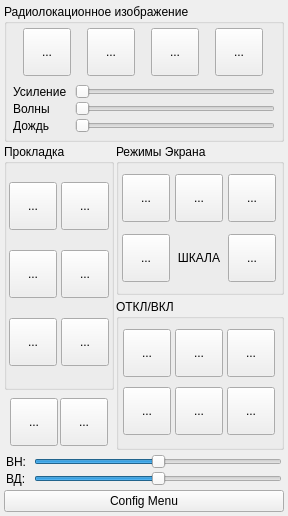
<?xml version="1.0" encoding="UTF-8"?>
<ui version="4.0">
 <class>RLIControlWidget</class>
 <widget class="QWidget" name="RLIControlWidget">
  <property name="geometry">
   <rect>
    <x>0</x>
    <y>0</y>
    <width>288</width>
    <height>516</height>
   </rect>
  </property>
  <property name="sizePolicy">
   <sizepolicy hsizetype="Fixed" vsizetype="Fixed">
    <horstretch>0</horstretch>
    <verstretch>0</verstretch>
   </sizepolicy>
  </property>
  <property name="minimumSize">
   <size>
    <width>288</width>
    <height>516</height>
   </size>
  </property>
  <property name="maximumSize">
   <size>
    <width>292</width>
    <height>516</height>
   </size>
  </property>
  <property name="windowTitle">
   <string>Form</string>
  </property>
  <property name="autoFillBackground">
   <bool>true</bool>
  </property>
  <layout class="QVBoxLayout" name="verticalLayout_4" stretch="0,1,0,0">
   <property name="spacing">
    <number>2</number>
   </property>
   <property name="leftMargin">
    <number>4</number>
   </property>
   <property name="topMargin">
    <number>4</number>
   </property>
   <property name="rightMargin">
    <number>4</number>
   </property>
   <property name="bottomMargin">
    <number>4</number>
   </property>
   <item>
    <widget class="QGroupBox" name="grpRLI">
     <property name="title">
      <string>Радиолокационное изображение</string>
     </property>
     <layout class="QVBoxLayout" name="verticalLayout">
      <property name="leftMargin">
       <number>4</number>
      </property>
      <property name="topMargin">
       <number>4</number>
      </property>
      <property name="rightMargin">
       <number>4</number>
      </property>
      <property name="bottomMargin">
       <number>4</number>
      </property>
      <item>
       <layout class="QHBoxLayout" name="lotRRLIButtons">
        <property name="spacing">
         <number>4</number>
        </property>
        <property name="sizeConstraint">
         <enum>QLayout::SetMinimumSize</enum>
        </property>
        <property name="leftMargin">
         <number>0</number>
        </property>
        <property name="topMargin">
         <number>0</number>
        </property>
        <property name="rightMargin">
         <number>0</number>
        </property>
        <property name="bottomMargin">
         <number>0</number>
        </property>
        <item>
         <widget class="QToolButton" name="btnRLI1">
          <property name="minimumSize">
           <size>
            <width>48</width>
            <height>48</height>
           </size>
          </property>
          <property name="maximumSize">
           <size>
            <width>48</width>
            <height>48</height>
           </size>
          </property>
          <property name="text">
           <string>...</string>
          </property>
          <property name="icon">
           <iconset resource="icons.qrc">
            <normaloff>:/res/icons/btnRLI1.png</normaloff>:/res/icons/btnRLI1.png</iconset>
          </property>
          <property name="iconSize">
           <size>
            <width>64</width>
            <height>64</height>
           </size>
          </property>
         </widget>
        </item>
        <item>
         <widget class="QToolButton" name="btnRLI2">
          <property name="minimumSize">
           <size>
            <width>48</width>
            <height>48</height>
           </size>
          </property>
          <property name="maximumSize">
           <size>
            <width>48</width>
            <height>48</height>
           </size>
          </property>
          <property name="text">
           <string>...</string>
          </property>
          <property name="icon">
           <iconset resource="icons.qrc">
            <normaloff>:/res/icons/btnRLI2.png</normaloff>:/res/icons/btnRLI2.png</iconset>
          </property>
          <property name="iconSize">
           <size>
            <width>64</width>
            <height>64</height>
           </size>
          </property>
         </widget>
        </item>
        <item>
         <widget class="QToolButton" name="btnRLI3">
          <property name="minimumSize">
           <size>
            <width>48</width>
            <height>48</height>
           </size>
          </property>
          <property name="maximumSize">
           <size>
            <width>48</width>
            <height>48</height>
           </size>
          </property>
          <property name="text">
           <string>...</string>
          </property>
          <property name="icon">
           <iconset resource="icons.qrc">
            <normaloff>:/res/icons/btnRLI3.png</normaloff>:/res/icons/btnRLI3.png</iconset>
          </property>
          <property name="iconSize">
           <size>
            <width>64</width>
            <height>64</height>
           </size>
          </property>
         </widget>
        </item>
        <item>
         <widget class="QToolButton" name="btnRLI4">
          <property name="minimumSize">
           <size>
            <width>48</width>
            <height>48</height>
           </size>
          </property>
          <property name="maximumSize">
           <size>
            <width>48</width>
            <height>48</height>
           </size>
          </property>
          <property name="text">
           <string>...</string>
          </property>
          <property name="icon">
           <iconset resource="icons.qrc">
            <normaloff>:/res/icons/btnRLI4.png</normaloff>:/res/icons/btnRLI4.png</iconset>
          </property>
          <property name="iconSize">
           <size>
            <width>64</width>
            <height>64</height>
           </size>
          </property>
         </widget>
        </item>
       </layout>
      </item>
      <item>
       <layout class="QGridLayout" name="lotRLISliders">
        <property name="leftMargin">
         <number>2</number>
        </property>
        <property name="topMargin">
         <number>2</number>
        </property>
        <property name="rightMargin">
         <number>2</number>
        </property>
        <property name="bottomMargin">
         <number>2</number>
        </property>
        <property name="horizontalSpacing">
         <number>8</number>
        </property>
        <property name="verticalSpacing">
         <number>2</number>
        </property>
        <item row="0" column="0">
         <widget class="QLabel" name="lblGain">
          <property name="text">
           <string>Усиление</string>
          </property>
         </widget>
        </item>
        <item row="1" column="0">
         <widget class="QLabel" name="lblWater">
          <property name="text">
           <string>Волны</string>
          </property>
         </widget>
        </item>
        <item row="2" column="0">
         <widget class="QLabel" name="lblRain">
          <property name="text">
           <string>Дождь</string>
          </property>
         </widget>
        </item>
        <item row="1" column="1">
         <widget class="QSlider" name="sldWater">
          <property name="maximum">
           <number>15</number>
          </property>
          <property name="orientation">
           <enum>Qt::Horizontal</enum>
          </property>
         </widget>
        </item>
        <item row="2" column="1">
         <widget class="QSlider" name="sldRain">
          <property name="maximum">
           <number>15</number>
          </property>
          <property name="orientation">
           <enum>Qt::Horizontal</enum>
          </property>
         </widget>
        </item>
        <item row="0" column="1">
         <widget class="QSlider" name="sldGain">
          <property name="maximum">
           <number>15</number>
          </property>
          <property name="orientation">
           <enum>Qt::Horizontal</enum>
          </property>
         </widget>
        </item>
       </layout>
      </item>
     </layout>
    </widget>
   </item>
   <item>
    <layout class="QHBoxLayout" name="horizontalLayout_2">
     <property name="spacing">
      <number>2</number>
     </property>
     <item>
      <layout class="QVBoxLayout" name="verticalLayout_2">
       <property name="spacing">
        <number>4</number>
       </property>
       <item>
        <widget class="QGroupBox" name="grpTrace">
         <property name="title">
          <string>Прокладка</string>
         </property>
         <layout class="QGridLayout" name="gridLayout">
          <property name="leftMargin">
           <number>2</number>
          </property>
          <property name="topMargin">
           <number>2</number>
          </property>
          <property name="rightMargin">
           <number>2</number>
          </property>
          <property name="bottomMargin">
           <number>2</number>
          </property>
          <property name="spacing">
           <number>4</number>
          </property>
          <item row="1" column="1">
           <widget class="QToolButton" name="btnTrace2">
            <property name="minimumSize">
             <size>
              <width>48</width>
              <height>48</height>
             </size>
            </property>
            <property name="maximumSize">
             <size>
              <width>48</width>
              <height>48</height>
             </size>
            </property>
            <property name="text">
             <string>...</string>
            </property>
            <property name="icon">
             <iconset resource="icons.qrc">
              <normaloff>:/res/icons/btnTrace2.png</normaloff>:/res/icons/btnTrace2.png</iconset>
            </property>
            <property name="iconSize">
             <size>
              <width>64</width>
              <height>64</height>
             </size>
            </property>
           </widget>
          </item>
          <item row="3" column="3">
           <widget class="QToolButton" name="btnTrace6">
            <property name="minimumSize">
             <size>
              <width>48</width>
              <height>48</height>
             </size>
            </property>
            <property name="maximumSize">
             <size>
              <width>48</width>
              <height>48</height>
             </size>
            </property>
            <property name="text">
             <string>...</string>
            </property>
            <property name="icon">
             <iconset resource="icons.qrc">
              <normaloff>:/res/icons/btnTrace6.png</normaloff>:/res/icons/btnTrace6.png</iconset>
            </property>
            <property name="iconSize">
             <size>
              <width>64</width>
              <height>64</height>
             </size>
            </property>
           </widget>
          </item>
          <item row="3" column="1">
           <widget class="QToolButton" name="btnTrace3">
            <property name="minimumSize">
             <size>
              <width>48</width>
              <height>48</height>
             </size>
            </property>
            <property name="maximumSize">
             <size>
              <width>48</width>
              <height>48</height>
             </size>
            </property>
            <property name="text">
             <string>...</string>
            </property>
            <property name="icon">
             <iconset resource="icons.qrc">
              <normaloff>:/res/icons/btnTrace3.png</normaloff>:/res/icons/btnTrace3.png</iconset>
            </property>
            <property name="iconSize">
             <size>
              <width>64</width>
              <height>64</height>
             </size>
            </property>
           </widget>
          </item>
          <item row="1" column="3">
           <widget class="QToolButton" name="btnTrace5">
            <property name="minimumSize">
             <size>
              <width>48</width>
              <height>48</height>
             </size>
            </property>
            <property name="maximumSize">
             <size>
              <width>48</width>
              <height>48</height>
             </size>
            </property>
            <property name="text">
             <string>...</string>
            </property>
            <property name="icon">
             <iconset resource="icons.qrc">
              <normaloff>:/res/icons/btnTrace5.png</normaloff>:/res/icons/btnTrace5.png</iconset>
            </property>
            <property name="iconSize">
             <size>
              <width>64</width>
              <height>64</height>
             </size>
            </property>
           </widget>
          </item>
          <item row="0" column="3">
           <widget class="QToolButton" name="btnTrace4">
            <property name="minimumSize">
             <size>
              <width>48</width>
              <height>48</height>
             </size>
            </property>
            <property name="maximumSize">
             <size>
              <width>48</width>
              <height>48</height>
             </size>
            </property>
            <property name="text">
             <string>...</string>
            </property>
            <property name="icon">
             <iconset resource="icons.qrc">
              <normaloff>:/res/icons/btnTrace4.png</normaloff>:/res/icons/btnTrace4.png</iconset>
            </property>
            <property name="iconSize">
             <size>
              <width>64</width>
              <height>64</height>
             </size>
            </property>
           </widget>
          </item>
          <item row="0" column="1">
           <widget class="QToolButton" name="btnTrace1">
            <property name="minimumSize">
             <size>
              <width>48</width>
              <height>48</height>
             </size>
            </property>
            <property name="maximumSize">
             <size>
              <width>48</width>
              <height>48</height>
             </size>
            </property>
            <property name="text">
             <string>...</string>
            </property>
            <property name="icon">
             <iconset resource="icons.qrc">
              <normaloff>:/res/icons/btnTrace1.png</normaloff>:/res/icons/btnTrace1.png</iconset>
            </property>
            <property name="iconSize">
             <size>
              <width>64</width>
              <height>64</height>
             </size>
            </property>
           </widget>
          </item>
         </layout>
        </widget>
       </item>
       <item>
        <layout class="QHBoxLayout" name="horizontalLayout">
         <property name="spacing">
          <number>0</number>
         </property>
         <property name="leftMargin">
          <number>4</number>
         </property>
         <property name="topMargin">
          <number>4</number>
         </property>
         <property name="rightMargin">
          <number>4</number>
         </property>
         <property name="bottomMargin">
          <number>4</number>
         </property>
         <item>
          <widget class="QToolButton" name="btnMenu">
           <property name="minimumSize">
            <size>
             <width>48</width>
             <height>48</height>
            </size>
           </property>
           <property name="maximumSize">
            <size>
             <width>48</width>
             <height>48</height>
            </size>
           </property>
           <property name="text">
            <string>...</string>
           </property>
           <property name="icon">
            <iconset resource="icons.qrc">
             <normaloff>:/res/icons/btnMenu.png</normaloff>:/res/icons/btnMenu.png</iconset>
           </property>
           <property name="iconSize">
            <size>
             <width>64</width>
             <height>64</height>
            </size>
           </property>
          </widget>
         </item>
         <item>
          <widget class="QToolButton" name="btnMagnifier">
           <property name="minimumSize">
            <size>
             <width>48</width>
             <height>48</height>
            </size>
           </property>
           <property name="maximumSize">
            <size>
             <width>48</width>
             <height>48</height>
            </size>
           </property>
           <property name="text">
            <string>...</string>
           </property>
           <property name="icon">
            <iconset resource="icons.qrc">
             <normaloff>:/res/icons/btnMagnifier.png</normaloff>:/res/icons/btnMagnifier.png</iconset>
           </property>
           <property name="iconSize">
            <size>
             <width>64</width>
             <height>64</height>
            </size>
           </property>
          </widget>
         </item>
        </layout>
       </item>
      </layout>
     </item>
     <item>
      <layout class="QVBoxLayout" name="verticalLayout_3">
       <property name="spacing">
        <number>4</number>
       </property>
       <item>
        <widget class="QGroupBox" name="grpDisplayModes">
         <property name="title">
          <string>Режимы Экрана</string>
         </property>
         <layout class="QGridLayout" name="gridLayout_2">
          <property name="leftMargin">
           <number>2</number>
          </property>
          <property name="topMargin">
           <number>2</number>
          </property>
          <property name="rightMargin">
           <number>2</number>
          </property>
          <property name="bottomMargin">
           <number>2</number>
          </property>
          <property name="spacing">
           <number>4</number>
          </property>
          <item row="0" column="0">
           <widget class="QToolButton" name="btnMode1">
            <property name="minimumSize">
             <size>
              <width>48</width>
              <height>48</height>
             </size>
            </property>
            <property name="maximumSize">
             <size>
              <width>48</width>
              <height>48</height>
             </size>
            </property>
            <property name="text">
             <string>...</string>
            </property>
            <property name="icon">
             <iconset resource="icons.qrc">
              <normaloff>:/res/icons/btnMode1.png</normaloff>:/res/icons/btnMode1.png</iconset>
            </property>
            <property name="iconSize">
             <size>
              <width>64</width>
              <height>64</height>
             </size>
            </property>
           </widget>
          </item>
          <item row="0" column="1">
           <widget class="QToolButton" name="btnMode2">
            <property name="minimumSize">
             <size>
              <width>48</width>
              <height>48</height>
             </size>
            </property>
            <property name="maximumSize">
             <size>
              <width>48</width>
              <height>48</height>
             </size>
            </property>
            <property name="text">
             <string>...</string>
            </property>
            <property name="icon">
             <iconset resource="icons.qrc">
              <normaloff>:/res/icons/btnMode2.png</normaloff>:/res/icons/btnMode2.png</iconset>
            </property>
            <property name="iconSize">
             <size>
              <width>64</width>
              <height>64</height>
             </size>
            </property>
           </widget>
          </item>
          <item row="0" column="2">
           <widget class="QToolButton" name="btnMode3">
            <property name="minimumSize">
             <size>
              <width>48</width>
              <height>48</height>
             </size>
            </property>
            <property name="maximumSize">
             <size>
              <width>48</width>
              <height>48</height>
             </size>
            </property>
            <property name="text">
             <string>...</string>
            </property>
            <property name="icon">
             <iconset resource="icons.qrc">
              <normaloff>:/res/icons/btnMode3.png</normaloff>:/res/icons/btnMode3.png</iconset>
            </property>
            <property name="iconSize">
             <size>
              <width>64</width>
              <height>64</height>
             </size>
            </property>
           </widget>
          </item>
          <item row="1" column="0">
           <widget class="QToolButton" name="btnModeDec">
            <property name="minimumSize">
             <size>
              <width>48</width>
              <height>48</height>
             </size>
            </property>
            <property name="maximumSize">
             <size>
              <width>48</width>
              <height>48</height>
             </size>
            </property>
            <property name="text">
             <string>...</string>
            </property>
            <property name="icon">
             <iconset resource="icons.qrc">
              <normaloff>:/res/icons/btnModeDec.png</normaloff>:/res/icons/btnModeDec.png</iconset>
            </property>
            <property name="iconSize">
             <size>
              <width>64</width>
              <height>64</height>
             </size>
            </property>
           </widget>
          </item>
          <item row="1" column="1">
           <widget class="QLabel" name="label">
            <property name="text">
             <string>ШКАЛА</string>
            </property>
            <property name="alignment">
             <set>Qt::AlignCenter</set>
            </property>
           </widget>
          </item>
          <item row="1" column="2">
           <widget class="QToolButton" name="btnModeInc">
            <property name="minimumSize">
             <size>
              <width>48</width>
              <height>48</height>
             </size>
            </property>
            <property name="maximumSize">
             <size>
              <width>48</width>
              <height>48</height>
             </size>
            </property>
            <property name="text">
             <string>...</string>
            </property>
            <property name="icon">
             <iconset resource="icons.qrc">
              <normaloff>:/res/icons/btnModeInc.png</normaloff>:/res/icons/btnModeInc.png</iconset>
            </property>
            <property name="iconSize">
             <size>
              <width>64</width>
              <height>64</height>
             </size>
            </property>
           </widget>
          </item>
         </layout>
        </widget>
       </item>
       <item>
        <widget class="QGroupBox" name="grpOnOff">
         <property name="title">
          <string>ОТКЛ/ВКЛ</string>
         </property>
         <layout class="QGridLayout" name="gridLayout_3">
          <property name="leftMargin">
           <number>4</number>
          </property>
          <property name="topMargin">
           <number>4</number>
          </property>
          <property name="rightMargin">
           <number>4</number>
          </property>
          <property name="bottomMargin">
           <number>4</number>
          </property>
          <property name="spacing">
           <number>4</number>
          </property>
          <item row="0" column="0">
           <widget class="QToolButton" name="btnOnOff1">
            <property name="minimumSize">
             <size>
              <width>48</width>
              <height>48</height>
             </size>
            </property>
            <property name="maximumSize">
             <size>
              <width>48</width>
              <height>48</height>
             </size>
            </property>
            <property name="text">
             <string>...</string>
            </property>
            <property name="icon">
             <iconset resource="icons.qrc">
              <normaloff>:/res/icons/btnOnOff1.png</normaloff>:/res/icons/btnOnOff1.png</iconset>
            </property>
            <property name="iconSize">
             <size>
              <width>64</width>
              <height>64</height>
             </size>
            </property>
           </widget>
          </item>
          <item row="0" column="1">
           <widget class="QToolButton" name="btnOnOff2">
            <property name="minimumSize">
             <size>
              <width>48</width>
              <height>48</height>
             </size>
            </property>
            <property name="maximumSize">
             <size>
              <width>48</width>
              <height>48</height>
             </size>
            </property>
            <property name="text">
             <string>...</string>
            </property>
            <property name="icon">
             <iconset resource="icons.qrc">
              <normaloff>:/res/icons/btnOnOff2.png</normaloff>:/res/icons/btnOnOff2.png</iconset>
            </property>
            <property name="iconSize">
             <size>
              <width>64</width>
              <height>64</height>
             </size>
            </property>
           </widget>
          </item>
          <item row="0" column="2">
           <widget class="QToolButton" name="btnOnOff3">
            <property name="minimumSize">
             <size>
              <width>48</width>
              <height>48</height>
             </size>
            </property>
            <property name="maximumSize">
             <size>
              <width>48</width>
              <height>48</height>
             </size>
            </property>
            <property name="text">
             <string>...</string>
            </property>
            <property name="icon">
             <iconset resource="icons.qrc">
              <normaloff>:/res/icons/btnOnOff3.png</normaloff>:/res/icons/btnOnOff3.png</iconset>
            </property>
            <property name="iconSize">
             <size>
              <width>64</width>
              <height>64</height>
             </size>
            </property>
           </widget>
          </item>
          <item row="1" column="0">
           <widget class="QToolButton" name="btnOnOff4">
            <property name="minimumSize">
             <size>
              <width>48</width>
              <height>48</height>
             </size>
            </property>
            <property name="maximumSize">
             <size>
              <width>48</width>
              <height>48</height>
             </size>
            </property>
            <property name="text">
             <string>...</string>
            </property>
            <property name="icon">
             <iconset resource="icons.qrc">
              <normaloff>:/res/icons/btnOnOff4.png</normaloff>:/res/icons/btnOnOff4.png</iconset>
            </property>
            <property name="iconSize">
             <size>
              <width>64</width>
              <height>64</height>
             </size>
            </property>
           </widget>
          </item>
          <item row="1" column="1">
           <widget class="QToolButton" name="btnOnOff5">
            <property name="minimumSize">
             <size>
              <width>48</width>
              <height>48</height>
             </size>
            </property>
            <property name="maximumSize">
             <size>
              <width>48</width>
              <height>48</height>
             </size>
            </property>
            <property name="text">
             <string>...</string>
            </property>
            <property name="icon">
             <iconset resource="icons.qrc">
              <normaloff>:/res/icons/btnOnOff5.png</normaloff>:/res/icons/btnOnOff5.png</iconset>
            </property>
            <property name="iconSize">
             <size>
              <width>64</width>
              <height>64</height>
             </size>
            </property>
           </widget>
          </item>
          <item row="1" column="2">
           <widget class="QToolButton" name="btnOnOff6">
            <property name="minimumSize">
             <size>
              <width>48</width>
              <height>48</height>
             </size>
            </property>
            <property name="maximumSize">
             <size>
              <width>48</width>
              <height>48</height>
             </size>
            </property>
            <property name="text">
             <string>...</string>
            </property>
            <property name="icon">
             <iconset resource="icons.qrc">
              <normaloff>:/res/icons/btnOnOff6.png</normaloff>:/res/icons/btnOnOff6.png</iconset>
            </property>
            <property name="iconSize">
             <size>
              <width>64</width>
              <height>64</height>
             </size>
            </property>
           </widget>
          </item>
         </layout>
        </widget>
       </item>
      </layout>
     </item>
    </layout>
   </item>
   <item>
    <layout class="QGridLayout" name="gridLayout_4">
     <property name="leftMargin">
      <number>2</number>
     </property>
     <property name="topMargin">
      <number>2</number>
     </property>
     <property name="rightMargin">
      <number>2</number>
     </property>
     <property name="bottomMargin">
      <number>2</number>
     </property>
     <property name="horizontalSpacing">
      <number>8</number>
     </property>
     <property name="verticalSpacing">
      <number>2</number>
     </property>
     <item row="0" column="0">
      <widget class="QLabel" name="lblVN">
       <property name="text">
        <string>ВН:</string>
       </property>
      </widget>
     </item>
     <item row="1" column="0">
      <widget class="QLabel" name="lblVD">
       <property name="text">
        <string>ВД:</string>
       </property>
      </widget>
     </item>
     <item row="0" column="1">
      <widget class="QSlider" name="sldVN">
       <property name="minimum">
        <number>-90</number>
       </property>
       <property name="maximum">
        <number>90</number>
       </property>
       <property name="value">
        <number>0</number>
       </property>
       <property name="orientation">
        <enum>Qt::Horizontal</enum>
       </property>
      </widget>
     </item>
     <item row="1" column="1">
      <widget class="QSlider" name="sldVD">
       <property name="minimum">
        <number>-90</number>
       </property>
       <property name="maximum">
        <number>90</number>
       </property>
       <property name="value">
        <number>0</number>
       </property>
       <property name="orientation">
        <enum>Qt::Horizontal</enum>
       </property>
      </widget>
     </item>
    </layout>
   </item>
   <item>
    <widget class="QPushButton" name="btnConfigMenu">
     <property name="text">
      <string>Config Menu</string>
     </property>
    </widget>
   </item>
  </layout>
 </widget>
 <resources>
  <include location="icons.qrc"/>
 </resources>
 <connections/>
</ui>
